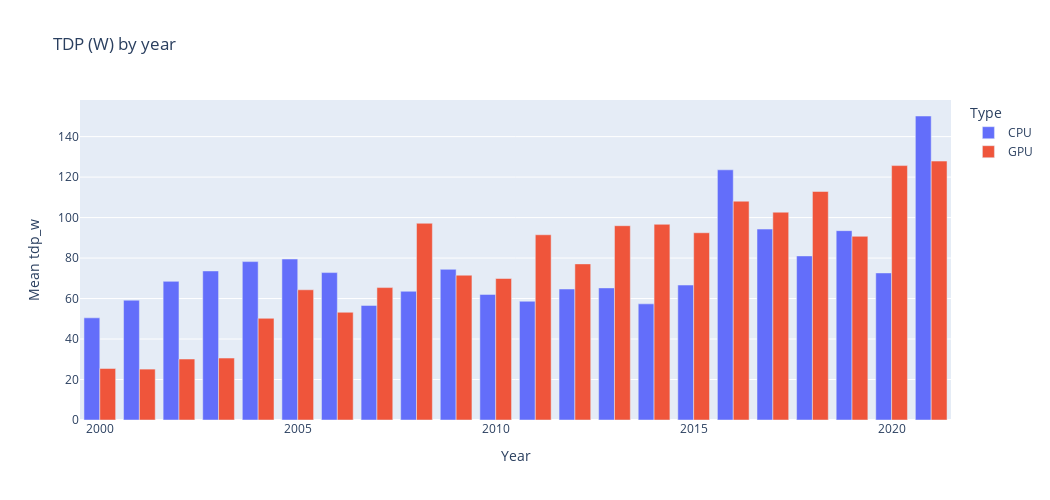

Write notebook code for a chart like this one.
### Code cell
df_tdp = df.groupby([df.Year, "Type"])["tdp_w"].mean().rename("Mean tdp_w").to_frame().reset_index()
fig = px.bar(data_frame=df_tdp, y='Mean tdp_w', x='Year', color='Type',barmode='group',title= "TDP (W) by year", height=500,width=1050)
fig.show()
#Shows Positive Correleation with time

### Figure 1 — Plotly figure (JSON) as saved in the notebook; plotly's stock layout.template omitted (floating-point values rounded to 4 significant figures)
{"data": [{"alignmentgroup": "True", "hovertemplate": "Type=CPU<br>Year=%{x}<br>Mean tdp_w=%{y}<extra></extra>", "legendgroup": "CPU", "marker": {"color": "#636efa", "pattern": {"shape": ""}}, "name": "CPU", "offsetgroup": "CPU", "orientation": "v", "showlegend": true, "textposition": "auto", "x": [2000, 2001, 2002, 2003, 2004, 2005, 2006, 2007, 2008, 2009, 2010, 2011, 2012, 2013, 2014, 2015, 2016, 2017, 2018, 2019, 2020, 2021], "xaxis": "x", "y": [50.47, 59.19, 68.49, 73.63, 78.25, 79.53, 72.82, 56.61, 63.59, 74.43, 62.03, 58.67, 64.71, 65.26, 57.38, 66.67, 123.6, 94.31, 81.06, 93.54, 72.65, 150.2], "yaxis": "y", "type": "bar"}, {"alignmentgroup": "True", "hovertemplate": "Type=GPU<br>Year=%{x}<br>Mean tdp_w=%{y}<extra></extra>", "legendgroup": "GPU", "marker": {"color": "#EF553B", "pattern": {"shape": ""}}, "name": "GPU", "offsetgroup": "GPU", "orientation": "v", "showlegend": true, "textposition": "auto", "x": [2000, 2001, 2002, 2003, 2004, 2005, 2006, 2007, 2008, 2009, 2010, 2011, 2012, 2013, 2014, 2015, 2016, 2017, 2018, 2019, 2020, 2021], "xaxis": "x", "y": [25.43, 25.14, 30.12, 30.59, 50.23, 64.32, 53.21, 65.41, 97.18, 71.54, 69.9, 91.51, 77.12, 95.98, 96.68, 92.5, 108.1, 102.7, 112.9, 90.74, 125.7, 127.9], "yaxis": "y", "type": "bar"}], "layout": {"xaxis": {"anchor": "y", "domain": [0, 1], "title": {"text": "Year"}, "type": "linear", "range": [2000.0, 2022.0], "autorange": true}, "yaxis": {"anchor": "x", "domain": [0, 1], "title": {"text": "Mean tdp_w"}, "type": "linear", "range": [0, 158.1], "autorange": true}, "legend": {"title": {"text": "Type"}, "tracegroupgap": 0}, "title": {"text": "TDP (W) by year"}, "barmode": "group", "height": 500, "width": 1050}}
